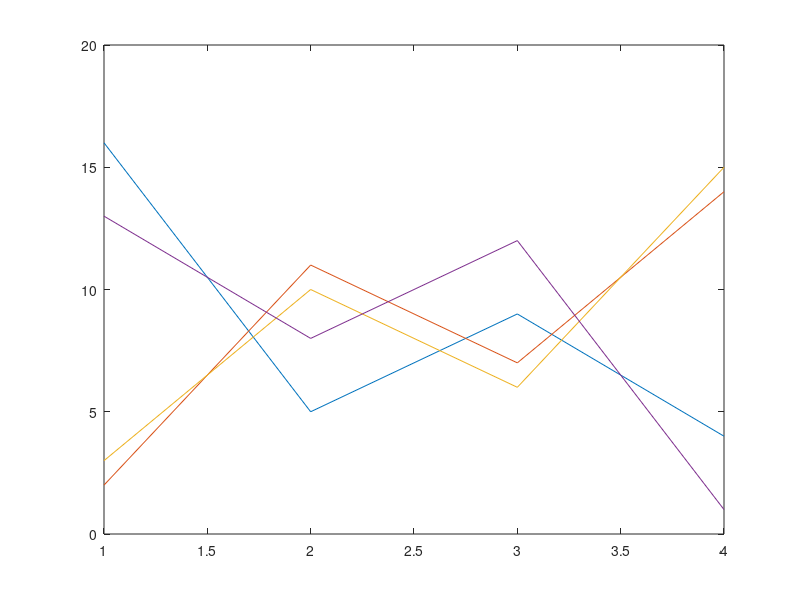

MATLAB code for this plot:
clc; close all;
A = magic(4);
A(2,2);
A(3,:);
A(:,end);

% filename = 'AppropriateFileName.csv'
% T = readtable(filename);
% G = findgroups(T{:,1});     %first column
% Tc = splitapply( @(varargin) varargin, T, G);

plot(A)
print